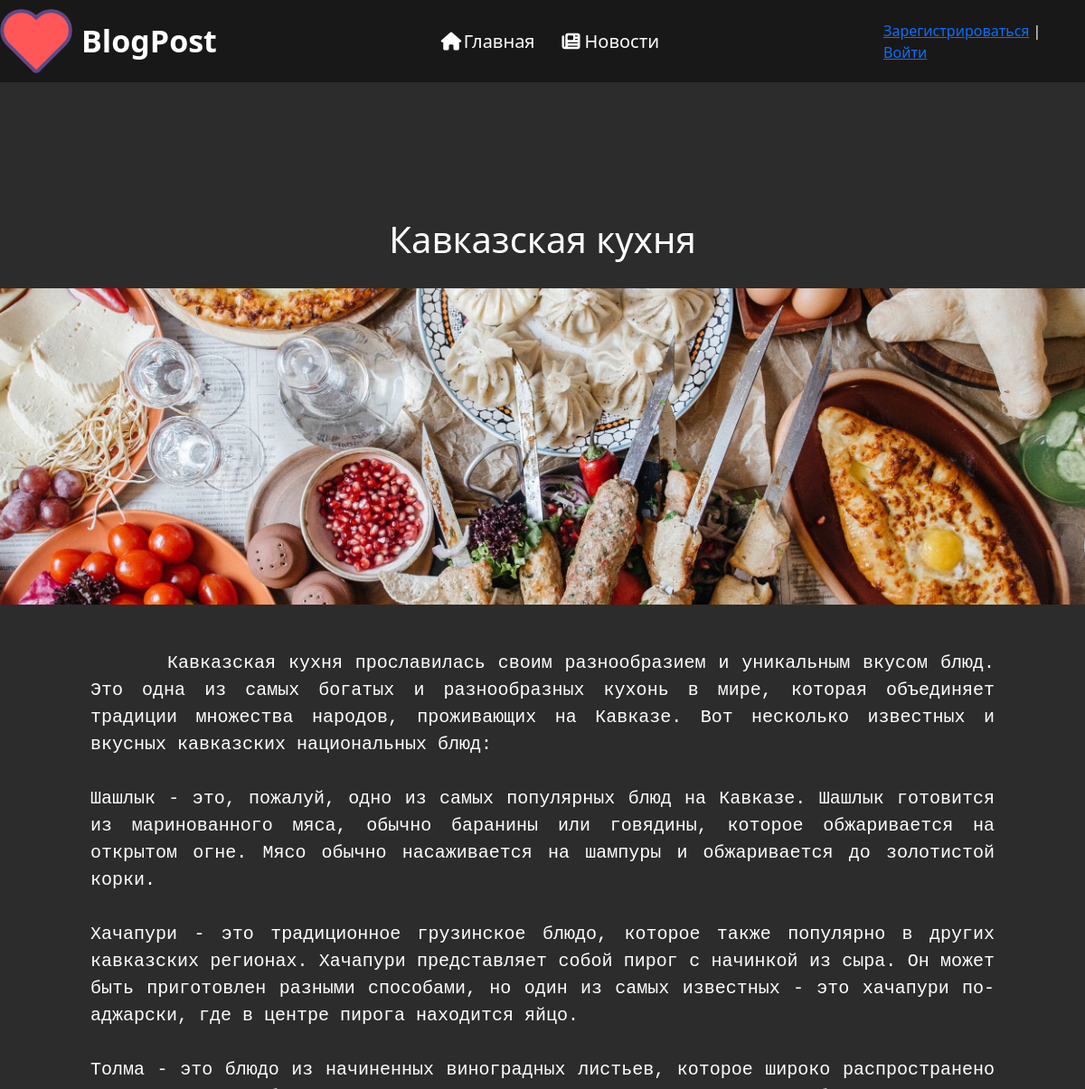
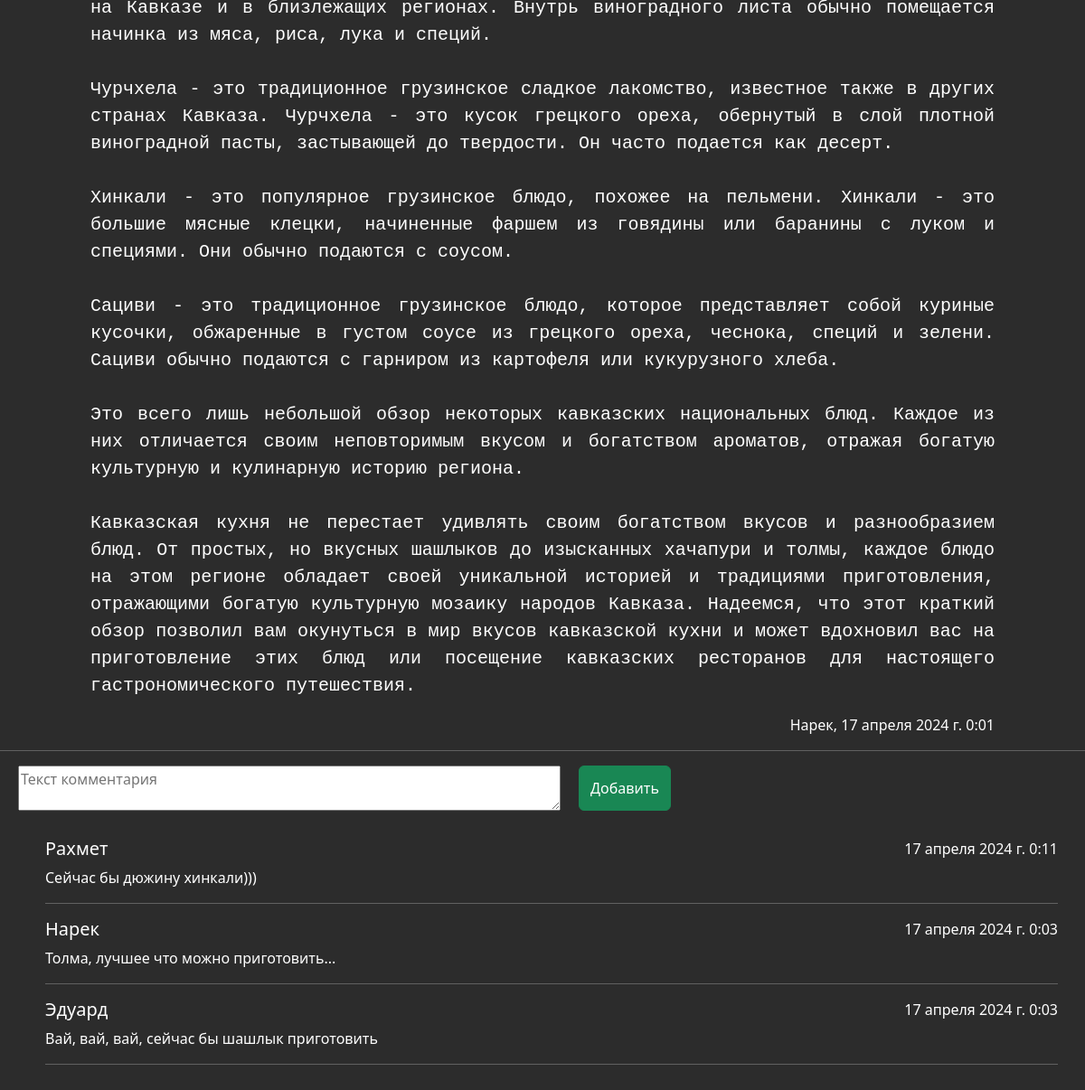
/blogs/3, run on the app's committed database (2 pictures, top to bottom).
### blog/models.py (models this page shows, shortened)
class Articles(models.Model):
	author = models.ForeignKey(User, on_delete=models.CASCADE, verbose_name='Автор', null=True, blank=True)
	title = models.CharField('Название', max_length=50)
	anons = models.CharField('Анонс', max_length=250)
	full_text = models.TextField('Блог')
	image = models.ImageField('Изображение', null=True, blank=True, upload_to='images/')
	date = models.DateTimeField('Дата публикации')
	class Meta:
		verbose_name = 'Блог'
		verbose_name_plural = 'Блоги'

class Comment(models.Model):
	author = models.ForeignKey(User, on_delete=models.CASCADE)
	article = models.ForeignKey(Articles, on_delete=models.CASCADE)
	text = models.TextField('Коммент', max_length=500)
	date_created = models.DateTimeField('Дата публикации')
	class Meta:
		verbose_name = 'Коммент'
		verbose_name_plural = 'Комментарии'

### blog/views.py (the view, shortened to what this page needs)
# urls.py: path('blogs/<int:pk>', views.detail_blog, name='blog-detail'),
def detail_blog(request, pk):
	article = get_object_or_404(Articles, pk=pk)
	form = CommentForm()
	comment = Comment.objects.filter(article = article).order_by('-date_created');
	data = {
		'comment' : comment,
		'form' : form,
		'article' : article,
	}
	return render (request, 'blog/datails_view.html', data)

### blog/forms.py
class CommentForm(ModelForm):
	class Meta:
		model = Comment
		fields = ['text']
		widgets = {
			'text' : Textarea(attrs={
				'class' : 'comment-input',
				'placeholder' : 'Текст комментария'
			})
		}

### blog/templates/blog/datails_view.html (shortened to what this page needs)
{% extends 'blog/layout.html' %}
{% load static %}
{% block content %}
	<div class="detail">
		<div class="container">
			<div class="post">
				<h1> {{ article.title }}</h1>
				<div class="post-image">
					{% if article.image %}
						<img src="{{ MEDIA_URL }} {{ article.image.url }}" alt="">
					{% else %}
						<p>Изображение отсуствует</p>
					{% endif %}
				</div>
				<div class="post-info">
					<pre>{{ article.full_text }}</pre>
					<p>{{ article.author.first_name }}, {{ article.date }}</p>
				</div>
			</div>
			<hr>
			<div class="comment">
					<form class="comment-create" action="" method="post">
						{{ form.text }} <br>
						<button class="btn btn-success" name="comment_create" type="submit">Добавить</button>
					</form>
					<div class="comment-views">
						{% for el in comment %}
							<div class="comment-views-title">
								<h5>{{ el.author.first_name}}</h5>
								{{ el.date_created }}
							</div>
							<p>{{ el.text }}</p>
							<hr>
						{% endfor %}
					</div>
			</div>
	</div>
	</div>
{% endblock %}

### blog/templates/blog/layout.html (shortened to what this page needs)
{% load static %}
<!DOCTYPE html>
<html lang="en">
<head>
	<link rel="stylesheet" href="https://cdn.jsdelivr.net/npm/bootstrap@5.3.2/dist/css/bootstrap.min.css">
	<link rel="stylesheet" href="{% static 'blog/css/main.css' %}">
</head>
<body>
	<aside>
		<div class="bookmarks">
			<div class="container">
				<div class="nav">
					<div class="logo">
						<img src="{% static 'blog/img/02.png' %}" alt="logo">
						<span>BlogPost</span>
					</div>
					<div class="list">
					<a href="{% url 'home' %}"><li><i class="fa-solid fa-house"></i>Главная</li></a>
					<a href="{% url 'blogs_home' %}"></i><li><i class="fa-solid fa-newspaper"></i>Новости</li></a>
					</div>
						{% if user.is_authenticated %}
							<p>{{ user.first_name }} | <a href="{% url 'logout' %}">Выйти</a></p>
						{% else %}
							<p><a href="{% url 'sign-up' %}">Зарегистрироваться</a> | <a href="{% url 'login' %}">Войти</a></p>
						{% endif %}
					</div>
			</div>
		</div>
	</aside>
	<main>
		{% block content %}
		{% endblock %}
	</main>
</body>
</html>

### blog/static/blog/css/main.css (style rules this page uses)
body { background: #2c2c2c; }
.container { max-width: 1230px; margin: 0 auto; padding: 0; }
.bookmarks { padding: 10px 0; background: #181818; display: flex; }
.bookmarks p { margin-bottom: 0; }
.nav { display: flex; align-items: center; justify-content: space-between; color: #fff; }
.nav p { width: 222.95px; }
.logo { display: flex; align-items: center; }
.logo img { width: 80px; }
.logo span { font-weight: bold; font-size: 34px; margin-left: 10px; }
.list { display: flex; align-items: center; column-gap: 30px; }
.list a { font-size: 20px; color:#fff; justify-content: center; text-decoration: none; }
.list i { width: 25px; }
.detail { margin: auto; color: #fff; padding-top: 100px; }
.post { display: block; margin-top: 50px; }
.post h1 { width: 1000px; text-align: center; margin: 0 auto; margin-bottom: 30px; }
.post-image { justify-content: center; align-items: center; display: flex; }
.post-image img { width: 100%; height: 350px; object-fit: cover; }
.post-info { width: 1000px; flex-wrap: wrap; margin: 0 auto; }
.post-info pre { font-size: 20px; margin-top: 50px; text-wrap: wrap; text-indent: 85px; width: 1000px; text-align: justify; }
.post-info p { text-align: end; }
.comment { display: block; text-align: left; margin-left: 20px; }
.comment-create { display: flex; width: 100%; text-align: right; column-gap: 10px; }
.comment-input { height: 50px; width: 600px; }
.comment-views { padding: 30px; height: 500px; }
.comment-views-title { display: flex; justify-content: space-between; }

### data on the page
Articles: title "Кавказская кухня", image (picture), full_text "Кавказская кухня прославилась своим разнообразием и уникальным вкусом блюд. Это одна из самых богатых и разнообразных кухонь в мире, которая объединяет традиции множества народов, проживающих на Кавказе. Вот несколько известных и вкусных кавказских национальных блюд: Шашлык - это, пожалуй, одно из самых популярных блюд на Кавказе. Шашлык готовится из маринованного мяса, обычно баранины или говядины, которое обжаривается на открытом огне. Мясо обычно насаживается на шампуры и обжаривается до золотистой корки. Хачапури - это традиционное грузинское блюдо, которое также популярно в других кавказских регионах. Хачапури представляет собой пирог с начинкой из сыра. Он может быть приготовлен…", author.first_name "Нарек", date "17 апреля 2024 г. 0:01"
Comment: author.first_name "Рахмет", date_created "17 апреля 2024 г. 0:11", text "Сейчас бы дюжину хинкали)))"
Comment: author.first_name "Нарек", date_created "17 апреля 2024 г. 0:03", text "Толма, лучшее что можно приготовить..."
Comment: author.first_name "Эдуард", date_created "17 апреля 2024 г. 0:03", text "Вай, вай, вай, сейчас бы шашлык приготовить"
